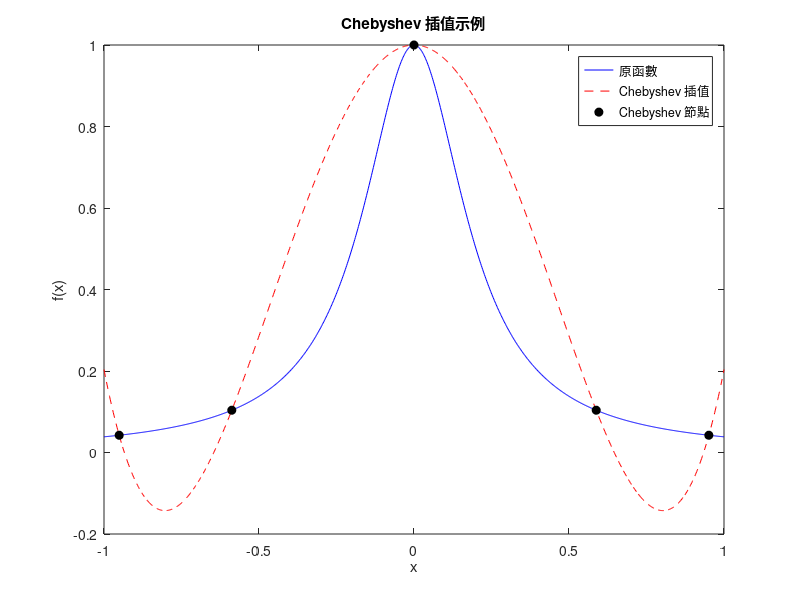

Write the MATLAB code that produced this figure. (Note: this script raises an error after producing the figure.)
%load test_wo_ans.mat

%count = nnz(mask)

% 定義函數
f = @(x) 1 ./ (1 + 25 * x.^2);

% 節點數
n = 5;

% Chebyshev 節點
x_cheby = cos((2*(0:n-1)+1)/(2*n) * pi);

% 節點上的函數值
y_cheby = f(x_cheby);

% 插值點
x_interp = linspace(-1, 1, 1000);

% 使用 Chebyshev 插值進行插值
p = polyfit(x_cheby, y_cheby, n-1);
y_interp = polyval(p, x_interp);

% 繪圖
figure;
plot(x_interp, f(x_interp), 'b', 'DisplayName', '原函數');
hold on;
plot(x_interp, y_interp, 'r--', 'DisplayName', 'Chebyshev 插值');
plot(x_cheby, y_cheby, 'ko', 'MarkerFaceColor', 'k', 'DisplayName', 'Chebyshev 節點');
legend;
title('Chebyshev 插值示例');
xlabel('x');
ylabel('f(x)');
hold off;
%% 

%%測試資料

U_list = struct('node', '', 'list', []); 
V_list = struct('node', '', 'list', []); 

% 開始進行先序遍歷
pre_order_traversal(mask_quadtree);

function pre_order_traversal(root_node)
    % 初始化計數器
    U_counter1 = 0;
    V_counter1 = 0;
    
    % 遍歷四叉樹的四個子節點
    for k = 1:4
        if ~isempty(root_node(k).children)
            U_counter1 = U_counter1 + 1;
            
            % 更新U_list (最近鄰域節點)
            U_list(U_counter1).node = sprintf('%s%c%lf%s', inputname(1), '(', U_counter1, ').children');
            U_list(U_counter1).list = find_neighbor_nodes(root_node, k);  % 優化：提取邏輯
            
            % 更新V_list (遠場節點)
            V_counter1 = V_counter1 + 1;
            V_list(V_counter1).node = sprintf('%s%c%lf%s', inputname(1), '(', V_counter1, ').children');
            V_list(V_counter1).list = find_far_field_nodes(root_node, k);  % 優化：提取邏輯
            
            % 遞迴遍歷
            pre_order_traversal(root_node(k).children);
        end
    end
end

function neighbor_nodes = find_neighbor_nodes(root_node, current_index)
    % 查找與當前節點相鄰的同層級節點 (最近鄰域)
    neighbor_nodes = [];
    current_node = root_node(current_index);
    for i = 1:4
        if i ~= current_index  % 跳過當前節點本身
            if root_node(i).level == current_node.level && is_adjacent(root_node(i), current_node)
                neighbor_nodes = [neighbor_nodes, root_node(i).children];
            end
        end
    end
end

function far_field_nodes = find_far_field_nodes(root_node, current_index)
    % 查找與當前節點遠場相互作用的節點
    far_field_nodes = [];
    current_node = root_node(current_index);
    for i = 1:4
        if i ~= current_index  % 跳過當前節點本身
            if root_node(i).level == current_node.level && ~is_adjacent(root_node(i), current_node)
                far_field_nodes = [far_field_nodes, root_node(i).children];
            end
        end
    end
end

function adjacent = is_adjacent(node1, node2)
    % 判斷兩個節點是否相鄰
    adjacent = (node1.boundary(1) == node2.boundary(1) || node1.boundary(2) == node2.boundary(1) || ...
                node1.boundary(1) == node2.boundary(2) || node1.boundary(2) == node2.boundary(2)) && ...
               (node1.boundary(3) == node2.boundary(3) || node1.boundary(4) == node2.boundary(3) || ...
                node1.boundary(3) == node2.boundary(4) || node1.boundary(4) == node2.boundary(4));
end



%% 

% 定義結構體數組
U_list(1) = struct('node', 'U1', 'list', [1, 2, 3]);
U_list(2) = struct('node', 'U2', 'list', [4, 5, 6]);
U_list(3) = struct('node', 'U3', 'list', [7, 8, 9]);

% 顯示結構體數組
disp(U_list);
%% 
A = [1, 2, 3, 4, 5;
     6, 7, 8, 9, 10;
     11, 12, 13, 14, 15;
     16, 17, 18, 19, 20];
function [q1, q2, q3, q4] = splitMatrix(data)
    [rows, cols] = size(data);
    midRow = ceil(rows / 2);  % 向上取整
    midCol = ceil(cols / 2);  % 向上取整
    
    q1 = data(1:midRow, 1:midCol);         % 左上象限
    q2 = data(1:midRow, midCol+1:end);     % 右上象限
    q3 = data(midRow+1:end, 1:midCol);     % 左下象限
    q4 = data(midRow+1:end, midCol+1:end); % 右下象限
end

[q1, q2, q3, q4] = splitMatrix(A)
